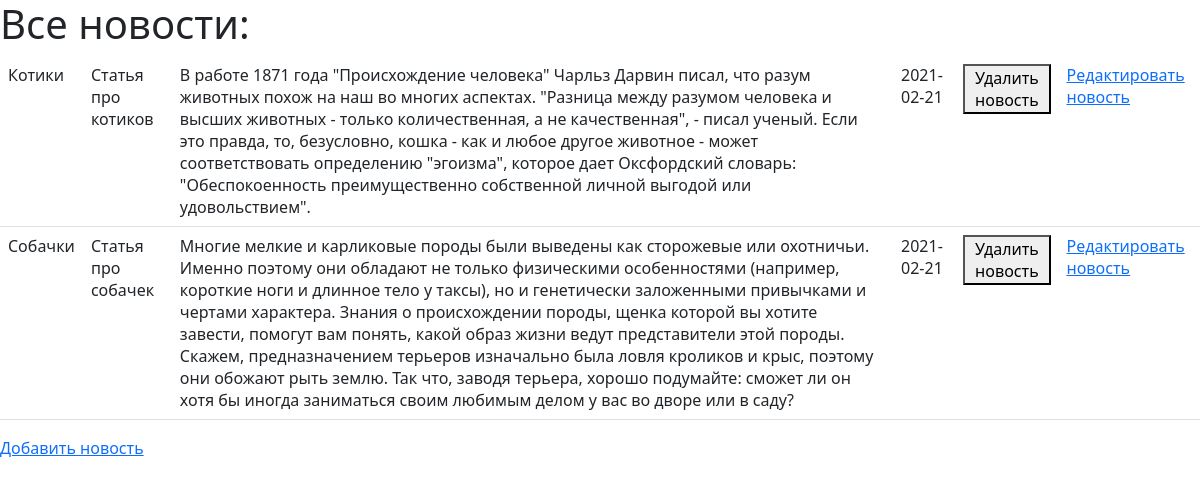
Page /index.php/admin/news on the committed database.
### tables this page shows
CREATE TABLE `news` (
  `id` int(10) UNSIGNED NOT NULL,
  `news_name` varchar(250) NOT NULL,
  `short_description` varchar(250) NOT NULL,
  `full_description` text NOT NULL,
  `date` date DEFAULT NULL
);

### app/Controllers/Admin/AdminAllNews.php (called while the page is built, shortened)
<?php
class AdminAllNews
{
    public function render()
    {
        $model = new NewsModel();
        $view = new ViewLoader();
        $view->loadTemplate('admin_all_news.php', [
            'all_news' => $model->getNews(),
        ]);
    }
}

### app/Services/Route.php (called while the page is built, shortened)
<?php
class Route
{
    public static function render()
    {
        switch ($_SERVER['PATH_INFO']) {
            case'/admin/news':
                $controller = new AdminAllNews;
                break;
        }
        $controller->render();
    }
}

### app/Services/Index.php (called while the page is built, shortened)
<?php
class Index
{
    public static function render()
    {
        Route::render();
    }
}

### index.php (called while the page is built, shortened)
<?php
Index::render();

### app/Services/Database.php (called while the page is built, shortened)
<?php
class Database
{
    private $db;
    public function __construct()
    {
        $this->db = mysqli_connect(HOST, USER, PASSWORD, DATABASE);
        return $this->db;
    }
    public function getAllDb($sql)
    {
        $res = mysqli_query($this->db, $sql);
        while ($row = mysqli_fetch_assoc($res)) {
            $res_row[] = $row;
        }
        return $res_row;
    }
}

### app/Models/News.php (called while the page is built, shortened)
<?php
class News
{
    private $database;
    public function __construct()
    {
        $this->database = new Database();
    }
    public function getNews(int $from = 0, int $to = 20): array
    {
        return  $this->database->getAllDb("SELECT * FROM news LIMIT $from, $to") ?? [];
    }
}

### view/admin_all_news.php (the view, shortened to what this page needs)
<html>
    <link href="https://cdn.jsdelivr.net/npm/bootstrap@5.0.0-beta2/dist/css/bootstrap.min.css" rel="stylesheet">
<body>
<table class="table">
    <h1>Все новости:</h1>
    <tbody>
    <?php  foreach ($all_news as $row)
    {?>
        <tr>
            <td>
                <?php echo $row['news_name']?>
            </td>
            <td>
                <?php echo $row['short_description']?>
            </td>
            <td>
                <?php echo $row['full_description']?>
            </td>
            <td>
                <?php echo $row['date']?>
            </td>
             <td>
                 <form action="http://localhost/my_project/index.php/admin/news/<?php echo $row['id']?>/delete" method="POST">
                 <button type="submit"> Удалить новость </button>
            </form>
            </td>
            <td>
                <a href='http://localhost/my_project/index.php/admin/news/<?php echo $row['id']?>'>Редактировать новость</a>
            </td>
        </tr>
    <?php } ?>
    </tbody>
</table>
<p>
    <a href="http://localhost/my_project/index.php/admin/news/create">Добавить новость</a>
</p>
<br/>
</body>
</html>

### app/Services/ViewLoader.php (shortened to what this page needs)
<?php
class ViewLoader
{
    public function loadTemplate(string $template, array $params = [])
    {
        extract($params);
        include './view/' . $template;
        $view = ob_get_clean();
        echo $view;
    }
}

### rows in the picture
news: news_name "Котики", short_description "Статья про котиков", full_description "В работе 1871 года \"Происхождение человека\" Чарльз Дарвин писал, что разум животных похож на наш во многих аспектах. \"Разница между разумом человека и высших животных - только количественная, а не качественная\", - писал ученый. Если это правда, то, безусловно, кошка - как и любое другое животное - может соответствовать определению \"эгоизма\", которое дает Оксфордский словарь: \"Обеспокоенность преимущественно собственной личной выгодой или удовольствием\".", date "2021-02-21"
news: news_name "Собачки", short_description "Статья про собачек", full_description "Многие мелкие и карликовые породы были выведены как сторожевые или охотничьи. Именно поэтому они обладают не только физическими особенностями (например, короткие ноги и длинное тело у таксы), но и генетически заложенными привычками и чертами характера. Знания о происхождении породы, щенка которой вы хотите завести, помогут вам понять, какой образ жизни ведут представители этой породы. Скажем, предназначением терьеров изначально была ловля кроликов и крыс, поэтому они обожают рыть землю. Так что, заводя терьера, хорошо подумайте: сможет ли он хотя бы иногда заниматься своим любимым делом у вас во дворе или в саду?", date "2021-02-21"
